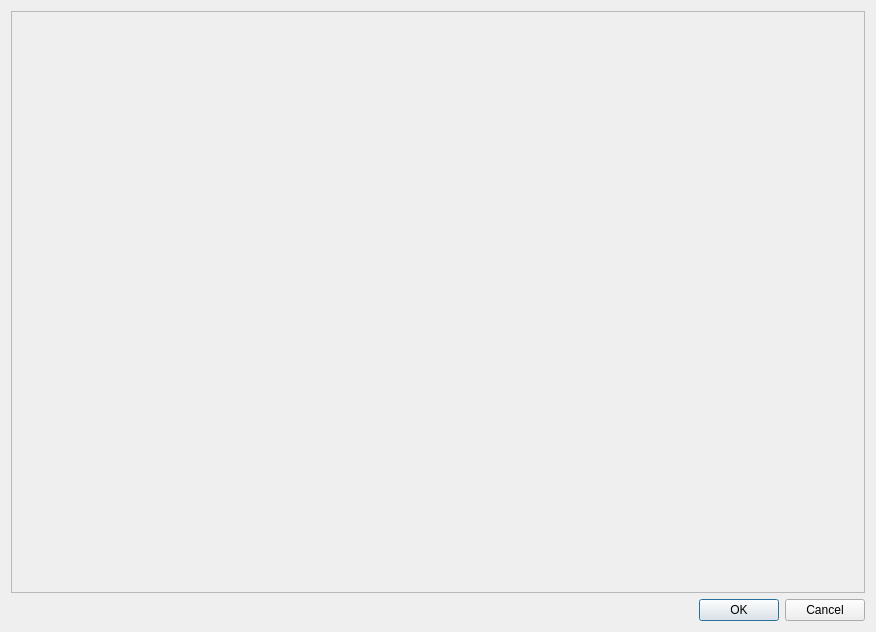
<?xml version="1.0" encoding="UTF-8"?>
<ui version="4.0">
 <class>SelectZoom</class>
 <widget class="QDialog" name="SelectZoom">
  <property name="geometry">
   <rect>
    <x>0</x>
    <y>0</y>
    <width>876</width>
    <height>632</height>
   </rect>
  </property>
  <property name="windowTitle">
   <string>Dialog</string>
  </property>
  <property name="styleSheet">
   <string notr="true">background-image: url(:/img/data/parchment.jpg);</string>
  </property>
  <layout class="QGridLayout" name="gridLayout">
   <item row="0" column="0">
    <widget class="QScrollArea" name="scrollArea">
     <property name="verticalScrollBarPolicy">
      <enum>Qt::ScrollBarAsNeeded</enum>
     </property>
     <property name="horizontalScrollBarPolicy">
      <enum>Qt::ScrollBarAsNeeded</enum>
     </property>
     <property name="widgetResizable">
      <bool>true</bool>
     </property>
     <property name="alignment">
      <set>Qt::AlignCenter</set>
     </property>
     <widget class="QWidget" name="scrollAreaWidgetContents">
      <property name="geometry">
       <rect>
        <x>0</x>
        <y>0</y>
        <width>852</width>
        <height>573</height>
       </rect>
      </property>
      <layout class="QGridLayout" name="gridLayout_2">
       <item row="0" column="0">
        <widget class="QLabel" name="lblImage">
         <property name="text">
          <string/>
         </property>
         <property name="alignment">
          <set>Qt::AlignCenter</set>
         </property>
        </widget>
       </item>
      </layout>
     </widget>
    </widget>
   </item>
   <item row="1" column="0">
    <widget class="QDialogButtonBox" name="buttonBox">
     <property name="orientation">
      <enum>Qt::Horizontal</enum>
     </property>
     <property name="standardButtons">
      <set>QDialogButtonBox::Cancel|QDialogButtonBox::Ok</set>
     </property>
    </widget>
   </item>
  </layout>
 </widget>
 <resources/>
 <connections>
  <connection>
   <sender>buttonBox</sender>
   <signal>accepted()</signal>
   <receiver>SelectZoom</receiver>
   <slot>accept()</slot>
   <hints>
    <hint type="sourcelabel">
     <x>248</x>
     <y>254</y>
    </hint>
    <hint type="destinationlabel">
     <x>157</x>
     <y>274</y>
    </hint>
   </hints>
  </connection>
  <connection>
   <sender>buttonBox</sender>
   <signal>rejected()</signal>
   <receiver>SelectZoom</receiver>
   <slot>reject()</slot>
   <hints>
    <hint type="sourcelabel">
     <x>316</x>
     <y>260</y>
    </hint>
    <hint type="destinationlabel">
     <x>286</x>
     <y>274</y>
    </hint>
   </hints>
  </connection>
 </connections>
</ui>
